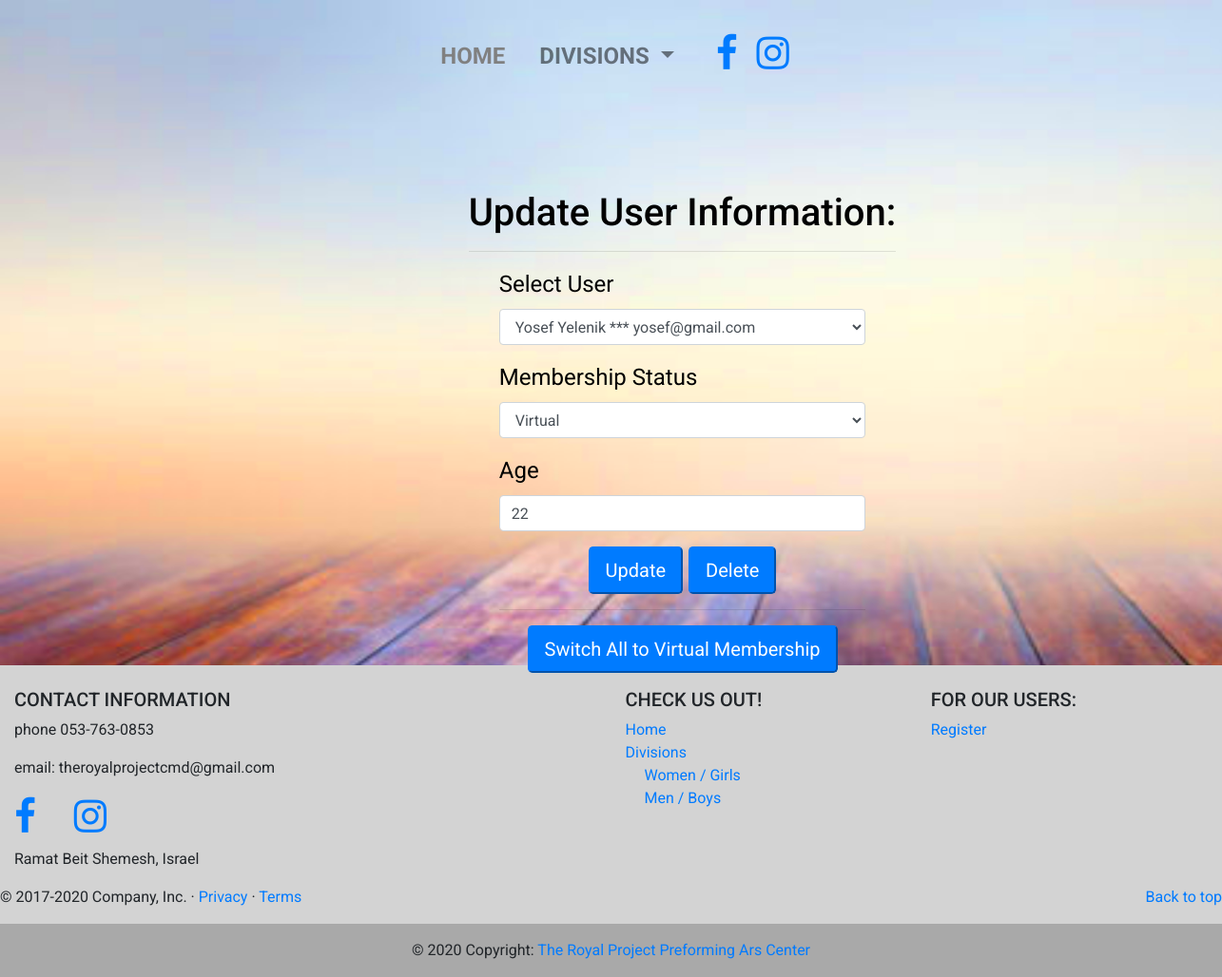
/manage_user, run on an earlier commit of the app's database.
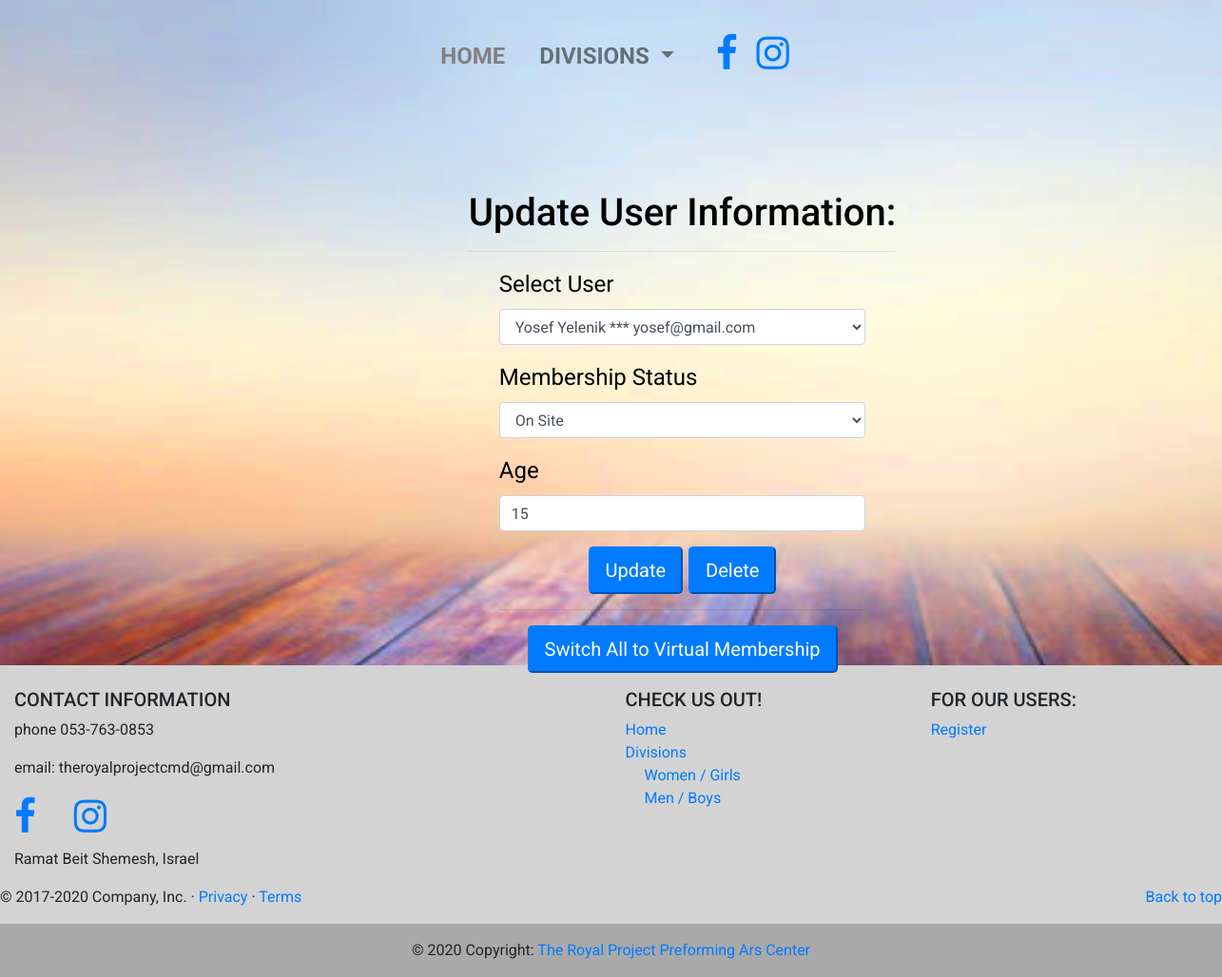
And on a later commit of the database.
### center_app/auth/models.py (models this page shows, shortened)
class User(UserMixin,db.Model):
    new_register="new"
    id=db.Column(db.Integer,primary_key=True)
    name=db.Column(db.String)
    email    = db.Column(db.String(132))
    password = db.Column(db.String(512))
    profile_pic=db.Column(db.String)
    role    = db.Column(db.Integer,db.ForeignKey('role.id'))
    age=db.Column(db.Integer)
    gender=db.Column(db.String)
    membership_status=db.Column(db.String)
    date_joined= db.Column(db.DateTime(timezone=True), server_default=func.now())
    u_interests=db.relationship("Interest",secondary="user_interests",back_populates="i_user")
    u_classes=db.relationship("Class",secondary="users_to_classes",back_populates="c_user")
    u_comments=db.relationship("Comment",secondary="user_comments",back_populates="c_user")

### center_app/views.py (the view, shortened to what this page needs)
@main_blueprint.route("/manage_user",methods=['GET','POST'])
def manage_user():
    form=forms.AdminUpdateUser()
    user_list=User.query.all()
    u_for_update=user_list[0]
    message="none"
    return flask.render_template("/admin/manage_user.html",form=form,user_list=user_list,u_for_update=u_for_update,message=message)

### center_app/forms.py
class AdminUpdateUser(FlaskForm):
    select_user=wtforms.SelectField("Select User to Update")
    role     = wtforms.SelectField("Role",choices=[('User','User'),('Teacher','Teacher')])
    age =wtforms.IntegerField("Age")
    gender=wtforms.SelectField("Gender",choices=[(0,'Female'),(1,'Male')])
    membership_status=wtforms.SelectField("Membership Status",choices=[('unpaid','Unpaid'),('on-site','On Site'),('virtual','Virtual')])
    update   = wtforms.SubmitField("Update")
    delete   = wtforms.SubmitField("Delete")
    switch_to_virtual=wtforms.SubmitField("Switch All to Virtual Membership")

### center_app/templates/admin/manage_user.html (shortened to what this page needs)
{% extends 'base_limit.html' %}
{% block content %}
<div style="position:relative;height:700px;width:100%;">
    <div style="width:100%;position:absolute;top:0px;left:75px;display:flex;align-items: center;justify-content: center;flex-direction:column;">
        <div><h1 style="margin-top:200px;color:black;font-size:2.5rem;width=100px;margin-left=50px;">Update User Information:</h1><hr></div>
        <div style="width:30%;color:black;font-size:1.5rem;">
            <form name="update_user_form" class="form" action="" method="POST" onSubmit="return confirm('Are you sure you wish to make that change?');">
                <div class="form-group">
                  <label>Select User</label>
                  <select class="form-control" name="update_user" onchange="document.update_user_form.submit();">
                      {% for u in user_list %}
                      {% if u_for_update.id==u.id %}
                    <option value="{{u.id}}" selected>{{u.name}} ***  {{u.email}}</option>
                      {% else %}
                      <option value="{{u.id}}">{{u.name}} ***  {{u.email}}</option>
                      {% endif %}
                      {% endfor %}
                  </select>
                </div>
                <div class="form-group">
                    {{form.membership_status.label}}
                    <select class="form-control" name="membership_status">
                        {% if u_for_update.membership_status=="on-site" %}
                     <option value="on-site" selected>On Site</option>
                        {% else %}
                        <option value="on-site" >On Site</option>
                        {% endif %}
                        {% if u_for_update.membership_status=="virtual" %}
                      <option value="virtual" selected>Virtual</option>
                        {% else %}
                        <option value="virtual" >Virtual</option>
                        {% endif %}
                  </select>
                </div>
                <div class="form-group">
                    {{form.age.label}}
                    {{ form.age(class="form-control", value=u_for_update.age)}}
                </div>
                <div style="text-align:center;">
                    {{ form.update(class="btn-primary btn-lg") }} {{form.delete(class="btn-primary btn-lg")}}
                </div>
       </form>
        <form action="" method="POST" onSubmit="return confirm('Are you sure you wish to change all users to virtual?');">
        <hr style="color:pink;">
                <div style="text-align:center;">
                    {{ form.switch_to_virtual(class="btn-primary btn-lg") }}
                </div>
            </form>
        </div>
    </div>
</div>
{% endblock content %}

### center_app/templates/base_limit.html (shortened to what this page needs)
<!DOCTYPE html>
<html>
<head>
<link rel="stylesheet" href="https://cdnjs.cloudflare.com/ajax/libs/font-awesome/4.7.0/css/font-awesome.min.css">
      <link href="https://unpkg.com/aos@2.3.1/dist/aos.css" rel="stylesheet">
	<link rel="stylesheet" href="https://stackpath.bootstrapcdn.com/bootstrap/4.2.1/css/bootstrap.min.css">
</head>
<body  style="background-size:cover;background-image:url('/static/logo100.png');background-attachment: fixed; background-repeat: no-repeat;">
          <nav class="navbar navbar-expand-xl navbar-light fixed-top ">
<div class="collapse navbar-collapse justify-content-center" id="collapsibleNavbar" >
              <ul class="navbar-nav " >
                <li class="nav-item active">
                  <a style="color:gray;" class="nav-link" href="{{url_for('main.index')}}" onmouseover="this.style.background='gray';this.style.color='white';" onmouseout="this.style.background='none';this.style.color='gray';">HOME <span class="sr-only">(current)</span></a>
                </li>
<li class="nav-item dropdown">
  <a class="nav-link dropdown-toggle" style="background:none;  font-color:lightgray;" href="#" role="button" id="dropdownMenuLink" data-toggle="dropdown" aria-haspopup="true" aria-expanded="false" onmouseover="this.style.background='gray';this.style.color='white';" onmouseout="this.style.background='none';this.style.color='gray';">
    DIVISIONS
  </a>
    </li>
                  <li>&nbsp&nbsp&nbsp&nbsp</li>
 <li>
                       <h1> <a href="https://www.facebook.com/theroyalprojectcmd" class="fa fa-facebook"></a>&nbsp
                           <a href="https://www.instagram.com/theroyalprojectcmd" class="fa fa-instagram"></a></h1>
                </li>
               </ul>
</div>
          </nav>
        {% block content %}
                {% endblock content %}
<footer class="page-footer font-small pt-4 footer-break" style="background-color:lightgray;margin-bottom:-50px;width:100%;">
  <div class="container-fluid text-center text-md-left">
    <div class="row">
      <div class="col-md-6 mt-md-0 mt-3">
                <h5 class="text-uppercase">Contact Information</h5>
        <p>phone 053-763-0853</p>
          <p>email: theroyalprojectcmd@gmail.com</p>
<h1> <a href="https://www.facebook.com/theroyalprojectcmd" class="fa fa-facebook"></a>&nbsp&nbsp&nbsp
          <a href="https://www.instagram.com/theroyalprojectcmd" class="fa fa-instagram"></a></h1>
<p>Ramat Beit Shemesh, Israel</p>
      </div>
      <div class="col-md-3 mb-md-0 mb-3">
        <h5 class="text-uppercase">Check us out!</h5>
        <ul class="list-unstyled">
          <li>
            <a href="{{url_for('main.index')}}" style="text-decoration:none;">Home</a>
          </li>
          <li>
            <a href="#!" style="text-decoration:none;">Divisions</a>
          </li>
            <ul style="margin-left:20px;" class="list-unstyled">
                  <li><a href="{{url_for('main.women')}}">Women / Girls</a></li>
                  <li><a href="{{url_for('main.men')}}">Men / Boys</a></li>
              </ul>
        </ul>
      </div>
  <div class="col-md-3 mb-md-0 mb-3">
        <h5 class="text-uppercase">For our users:</h5>
        <ul class="list-unstyled">
            {% if not current_user.is_authenticated %}
          <li>
            <a href="{{url_for('auth.register')}}">Register</a>
          </li>
            {% endif %}
        </ul>
      </div>
    </div>
  </div>
    <p class="float-right"><a href="#">Back to top</a></p>
    <p>&copy; 2017-2020 Company, Inc. &middot; <a href="#">Privacy</a> &middot; <a href="#">Terms</a></p>
  <div class="footer-copyright text-center py-3" style="background-color:darkgray;">© 2020 Copyright:
    <a href="https://mdbootstrap.com/education/bootstrap/"> The Royal Project Preforming Ars Center</a>
  </div>
</footer>

### center_app/templates/base_limit.html (style rules this page uses)
body { font-family: 'Roboto', sans-serif; }
.nav-link { font-size:1.5rem; font-weight:bold; margin-right:20px; }
.navbar { margin-top:25px; }
* { scroll-behavior: smooth; }

What changed in the data, as far as the page shows it:
changed User: membership_status "Virtual" → "On Site"; age "22" → "15"
